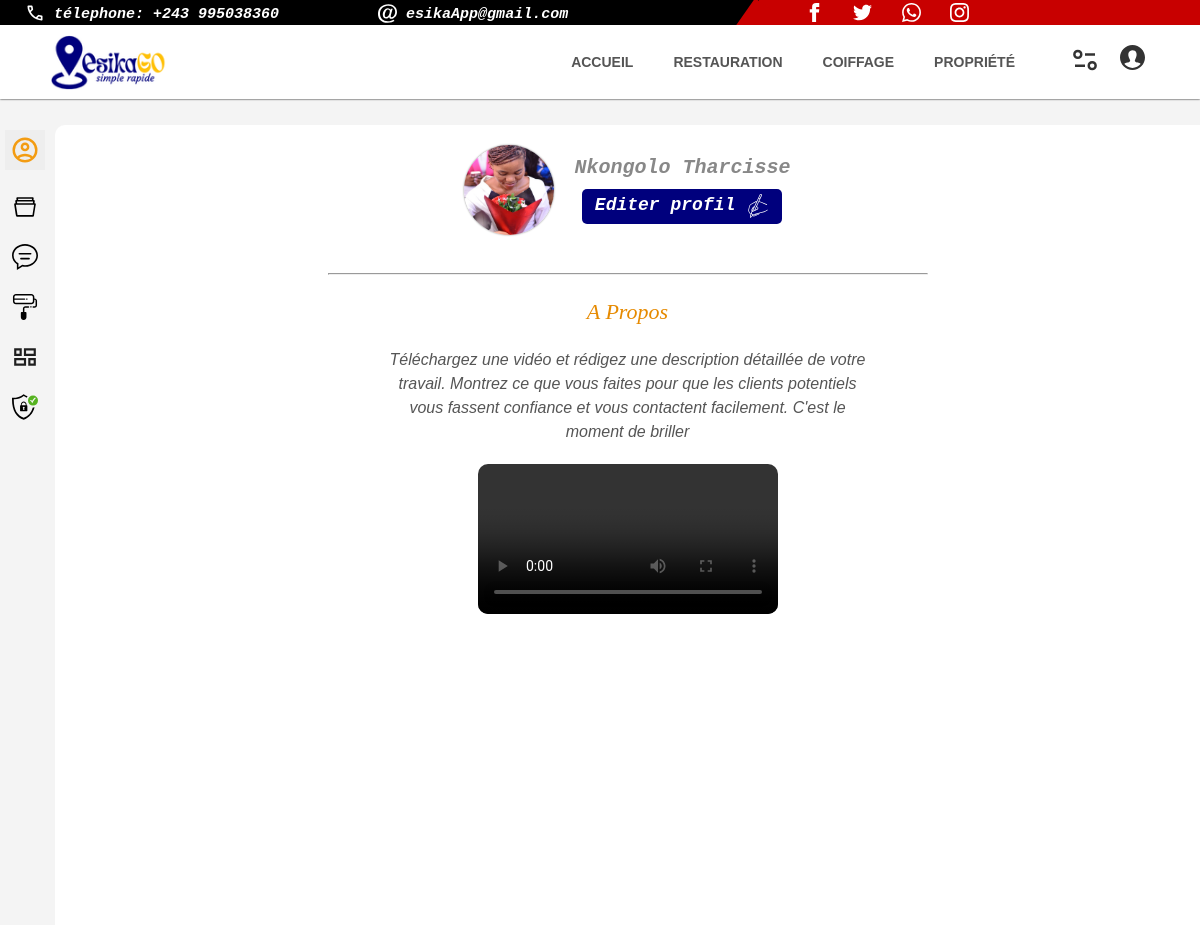
Page /profileUser/1/ on the committed database.
### my_user/models.py (models this page shows, shortened)
class MyUser(AbstractUser):
    username = models.CharField(max_length=25, null=False, blank=True)
    numero_tel = models.CharField(max_length=30, null=True,unique=True)
    email =models.EmailField(null=True,blank=True)
    email_authenticate=models.BooleanField(blank=True, null=True,default=False)
    sexe = models.CharField(max_length=10,null=False,default='homme')
    USERNAME_FIELD='numero_tel'

class ImageProfil(BaseImage):
    image = models.ImageField(upload_to=BaseImage.upload_to_unique_uuid, null=True)
    user = models.OneToOneField(MyUser, related_name='image',on_delete=models.CASCADE, null=True)
    video = models.FileField(upload_to=upload_to_unique_uuid, null=True)
    def __init__(self, *args, **kwargs):
        super().__init__(*args, **kwargs)
        self.url = 'myUser/images_profile/'

class ProfileUser(models.Model):
    contact_telephone = models.CharField(max_length=25, blank=True, null=True)
    user = models.OneToOneField(MyUser, related_name='profile', on_delete=models.CASCADE, null=True, blank=True)
    date_naissance = models.DateField(null=True, blank=True)
    commune = models.CharField(max_length=255, blank=True, null=True)
    rue = models.CharField(max_length=255, blank=True, null=True)
    numero_rue = models.CharField(max_length=155, blank=True, null=True)
    description = models.CharField(max_length=1000, blank=True, null=True)
    date_mise_a_jour = models.DateField(auto_now=True)
    type_compte = models.CharField(max_length=20,blank=True, default='User')
    email =models.EmailField(null=True, blank=True)

### my_user/views.py (the view)
# urls.py: re_path(r'profileUser/(?P<user>\d+)/$', views.profil_user,name='profil_user'),
def profil_user(request, user):
    if int(user) == request.user.id:
        user = request.user
        has_blog = False
        liste_blog = list()
        try:
            administre  = BlogAdministrateur.objects.filter(user=user)
            for objet in administre:
                liste_blog.append(objet.blog)
            has_blog = True
        except:
            has_blog = False
        try:
            profile = user.profile
            has_profile = True
        except:
            has_profile = False
        try:
            picture = user.image
            has_picture = True
        except:
            has_picture = False
        return render(request,'MyUser/profil_user.html', locals())
    else:
        try:
            user = MyUser.objects.get(id=int(user))
            return render(request,'MyUser/profil_user.html', locals())
        except:
            return redirect('accueil')

### my_user/templates/MyUser/profil_user.html (shortened to what this page needs)
{% load static %}
{% load i18n %}
<!DOCTYPE html>
<html lang="en">
<head>
    <link rel="stylesheet"   media="(max-width:900px)" href="{% static 'css/menu_mobile.css' %}">
    <link rel="stylesheet"   media="(max-width:900px)" href="{% static 'my_user/css/profil_user_mobile.css' %}">
    <link rel="stylesheet"  media="(min-width:900px)"  href="{% static 'my_user/css/profil_user.css' %}">
    <link rel="stylesheet"   media="(min-width:900px)" href="{% static 'css/menu_desktop.css' %}">
</head>
<body>
    <div id="page_">
        {% include 'menu_desktop.html' %}
        {% include 'petit_menu_ordi_user.html' %}
        <div id="contenu">
            <div id="main">
            <div id="head">
                <div class="profile-card">
                    {% if user.image.image %}
                        <img class="profile-picture" src="{{ user.image.image.url }}" alt="">
                    {% else %}
                        <img class="profile-picture" src="{% static 'img/images_profil/annonyme_user_man.png' %}" alt="">
                    {% endif %}
                    <div class="profile-info">
                        <h3>{{ user.username }}</h3>
                        <a href="{% url 'edite_user' %}">
                        <p id="presence">
                              <span>Editer profil </span>
                            </p>
                            </a>
                    </div>
                </div>
        </div>
        <hr>
        {% if user.profile.description %}
        <div id="description">
            <h2>A Propos</h2>
            {{ user.profile.description }}
        </div>
        {% endif %}
        {% if user.image.video %}
        <div id="video-present">
            <video class="playvideo" src="{{ user.image.video.url }}" controls></video>
        </div>
        {% endif %}
        </div>
    </div>
</div>
</body>
</html>

### static/css/menu_mobile.css (style rules this page uses)
.logo span,h2 { display: block; }
* { box-sizing: inherit; }

### my_user/static/my_user/css/profil_user_mobile.css (style rules this page uses)
html, body { width: 100%; margin: 0px; padding: 0px; background-color: #f4f4f4; font-family: Arial, sans-serif,'Candara','Comic Sans MS'; min-height: 100vh; box-sizing: border-box; }
* { box-sizing: inherit; }
#page_ { width: 100%; margin: 0px; padding: 0px; }
#contenu { min-height: 100vh; width: 100%; box-sizing: border-box;padding-top: 20px; background-color: #ffffff; }
#presence span { color: white;text-decoration: none;position: relative;bottom: 8px;padding-left: 10px; }
a { text-decoration: none; }
#description, #video-present { width: 100%;margin: auto;max-width: 500px; margin-top: 20px;text-align: center; font-size: 16px; color: #555; line-height: 1.5; }
#description h2, #video-present h2 { text-align: center;color: #e68a00; font-size: 22px; font-family: 'Playfair Display', serif; font-size: 30wpx; font-weight: 400; font-style: italic; margin-bottom: 20px; }
.playvideo { border-radius: 10px;max-width: 400px;display: block;margin: auto; }
#main { width: 100%; max-width: 600px;margin: auto;margin-top: 20px;padding: 10px; }
.profile-card { display: flex; align-items: center; width: 100%; margin-bottom: 20px;justify-content: center;padding: 10px; }
.profile-picture { width: 90px; height: 90px; border-radius: 50%; margin-right: 20px; object-fit: cover;box-shadow: 0px 0px 2px gray; }
.profile-info h3 { margin: 0; font-size: 20px; color: #888; font-family: 'Courier New';font-size: 20px;font-weight: bold;font-style: oblique; }
#presence { font-style: oblique; border-radius: 5px; padding-top: 5px; width: 200px;height: 35px; background-color: rgb(0,0,125);margin: auto; font-family: 'Courier New';color: white;font-size: 18px;font-weight: bold;margin-top: 10px; max-height: 100px;display: block; }
.profile-info { display: flex;flex-direction: column;justify-content: center; }

### my_user/static/my_user/css/profil_user.css (style rules this page uses)
html, body { width: 100%; margin: 0px; padding: 0px; background-color: #f4f4f4; font-family: Arial, sans-serif,'Candara','Comic Sans MS'; min-height: 100vh; box-sizing: border-box; }
* { box-sizing: inherit; }
#page_ { width: 100%; margin: 0px; padding: 0px; }
#contenu { width: 100%; max-width: calc(100% - 55px); text-align: center; padding-left: 0px; text-align: center; box-sizing: border-box; min-height: 100vh;padding: 10px; margin-left: 55px;margin-top: 0px; margin-top: 20px; background-color: #ffffff;border-radius: 10px 0px 0px 0px; }
#presence span { color: white;text-decoration: none;position: relative;bottom: 8px; }
a { text-decoration: none; }
#description, #video-present { width: 80%;margin: auto;max-width: 500px; margin-top: 20px;text-align: center; font-size: 16px; color: #555;font-weight: 500PX ; line-height: 1.5;text-align: center;font-style: italic; }
#description h2, #video-present h2 { text-align: center;color: #e68a00; font-size: 22px; font-family: 'Playfair Display', serif; font-size: 30wpx; font-weight: 400; font-style: italic; margin-bottom: 20px; }
.playvideo { border-radius: 10px;max-width: 400px;display: block;margin: auto; }
#main { width: 600px;margin: auto; }
.profile-card { display: flex; align-items: center; width: 100%; margin-bottom: 20px;justify-content: center;padding: 10px; }
.profile-picture { width: 90px; height: 90px; border-radius: 50%; margin-right: 20px; object-fit: cover;box-shadow: 0px 0px 2px gray; }
.profile-info h3 { margin: 0; font-size: 20px; color: #888; font-family: 'Courier New';font-size: 20px;font-weight: bold;font-style: oblique; }
#presence { font-style: oblique; border-radius: 5px; padding-top: 5px; width: 200px;height: 35px; background-color: rgb(0,0,125);margin: auto; font-family: 'Courier New';color: white;font-size: 18px;font-weight: bold;margin-top: 10px; max-height: 100px;display: block; }
.profile-info { display: flex;flex-direction: column;justify-content: center; }

### static/css/menu_desktop.css (style rules this page uses)
* { box-sizing: inherit; }
#head { display: flex;justify-content: center; }

### rows in the picture
MyUser: image.image (picture), username "Nkongolo Tharcisse", profile.description "Téléchargez une vidéo et rédigez une description détaillée de votre travail. Montrez ce que vous faites pour que les clients potentiels vous fassent confiance et vous contactent facilement. C'est le moment de briller"
